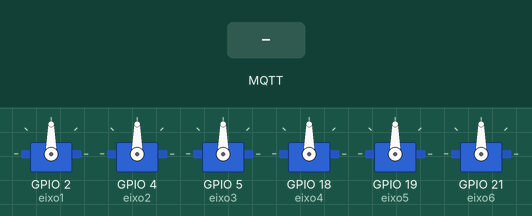
This sketch was run on a simulated ESP32. Shown: 6 × servo. The test bench sets the inputs (shaded band). WiFi joins after 1.5 s; servers stay silent unless stated; no MQTT or app messages arrive unless stated; what the sketch prints to the serial monitor is not drawn.

Above: at 2.7 s.
2.8 s: MQTT message "1" arrives on the first subscribed topic
At 3.7 s:
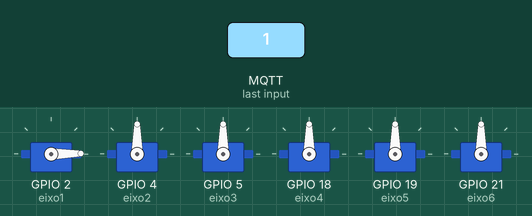
4.3 s: MQTT message "1" arrives on the second subscribed topic
At 4.8 s:
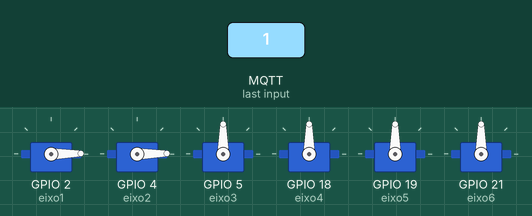
5.8 s: MQTT message "1" arrives on the third subscribed topic
At 7.2 s:
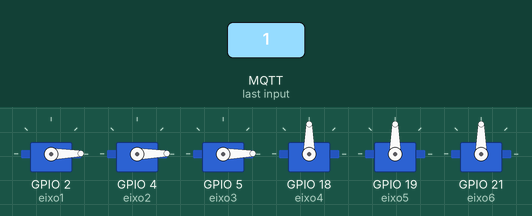
Timing chart, 0 to 8.8 s (numbered marks = the images above; inputs shaded):
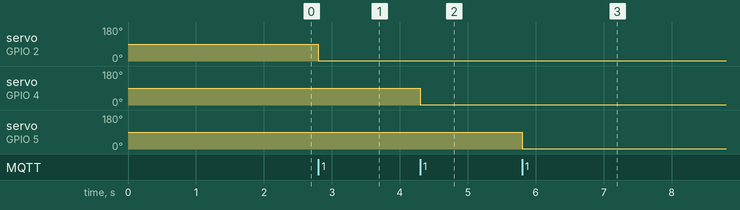

Measured:
- after the input at 2.8 s, servo on GPIO 2 (eixo1): 90° → 1° at once
- after the input at 4.3 s, servo on GPIO 4 (eixo2): 90° → 1° at once
- after the input at 5.8 s, servo on GPIO 5 (eixo3): 90° → 1° at once

The sketch:

braco_robotico_da_esteira.ino
```cpp
#include <ESP32Servo.h>
#include <PubSubClient.h>
#include <WiFi.h>

Servo eixo1;
Servo eixo2;
Servo eixo3;
Servo eixo4;
Servo eixo5;
Servo eixo6; // create servo object to control a servo

String msg;

const char* ssid = "Ocean_Adm";
const char* password = "@artico2020!";

const char* topic_sub1 = "eixo1-ocean";
const char* topic_sub2 = "eixo2-ocean";
const char* topic_sub3 = "eixo3-ocean";
const char* topic_sub4 = "eixo4-ocean";
const char* topic_sub5 = "eixo5-ocean";
const char* topic_sub6 = "eixo6-ocean";

//const char* topic_pub = "laps-ocean-iot-1";
const char* mqtt_id = "esp32-ocean";

const char* BROKER_MQTT = "mqtt.eclipseprojects.io"; //URL do broker MQTT que se deseja utilizar
int BROKER_PORT = 1883; // Porta do Broker MQTT

WiFiClient espClient;
PubSubClient MQTT(espClient);

void initMQTT(void);
void mqtt_callback(char* topic, byte* payload, unsigned int length);
void reconnectMQTT(void);
void VerificaConexaoMQTT(void);


void initMQTT(void)
{
    MQTT.setServer(BROKER_MQTT, BROKER_PORT);   //informa qual broker e porta deve ser conectado
    MQTT.setCallback(mqtt_callback);            //atribui função de callback (função chamada quando qualquer informação de um dos tópicos subescritos chega)
}

void mqtt_callback(char* topic, byte* payload, unsigned int length)
{
    String msg;
    /* obtem a string do payload recebido */
    for(int i = 0; i < length; i++)
    {
       char c = (char)payload[i];
       msg += c;
    }
    Serial.println("Chegou a seguinte string via MQTT: ");
    Serial.println(topic);
    if(String(topic) == topic_sub1){
       eixo1.write(msg.toInt());
       Serial.println(msg);
       //delay(15);
    }
    else if(String(topic) == topic_sub2){
       eixo2.write(msg.toInt());
       Serial.println(msg);
    }
    else if(String(topic) == topic_sub3){
       eixo3.write(msg.toInt());
       Serial.println(msg);
    }
    else if(String(topic) == topic_sub4){
       eixo4.write(msg.toInt());
       Serial.println(msg);
    }
    else if(String(topic) == topic_sub5){
       eixo5.write(msg.toInt());
       Serial.println(msg);
    }
    else if(String(topic) == topic_sub6){
       eixo6.write(msg.toInt());
       Serial.println(msg);
    }
}

void reconnectMQTT(void)
{
    while (!MQTT.connected())
    {
        Serial.print("* Tentando se conectar ao Broker MQTT: ");
        Serial.println(BROKER_MQTT);
        if (MQTT.connect(mqtt_id))
        {
            Serial.println("Conectado com sucesso ao broker MQTT!");
            MQTT.subscribe(topic_sub1);
            MQTT.subscribe(topic_sub2);
            MQTT.subscribe(topic_sub3);
            MQTT.subscribe(topic_sub4);
            MQTT.subscribe(topic_sub5);
            MQTT.subscribe(topic_sub6);
        }
        else
        {
            Serial.println("Falha ao reconectar no broker.");
            Serial.println("Havera nova tentatica de conexao em 2s");
            delay(2000);
        }
    }
}

void VerificaConexaoMQTT(void)
{
    if (!MQTT.connected())
        reconnectMQTT(); //se não há conexão com o Broker, a conexão é refeita
}


void setup() {

  Serial.begin(115200);
   WiFi.begin(ssid, password);
    while (WiFi.status() != WL_CONNECTED) {
      delay(500);
      Serial.print(".");
    }
  Serial.println("WiFi Connected....IP Address:");
  Serial.println(WiFi.localIP());
  // Allow allocation of all timers
  ESP32PWM::allocateTimer(0);
  ESP32PWM::allocateTimer(1);
  ESP32PWM::allocateTimer(2);
  ESP32PWM::allocateTimer(3);
  eixo1.setPeriodHertz(200);
  eixo1.attach(2);
  eixo2.setPeriodHertz(200);
  eixo2.attach(4, 1000, 2000);
  eixo3.setPeriodHertz(200);
  eixo3.attach(5, 1000, 2000);
  eixo4.setPeriodHertz(50);
  eixo4.attach(18, 1000, 2000);
  eixo5.setPeriodHertz(50);
  eixo5.attach(19, 1000, 2000);
  eixo6.setPeriodHertz(50);
  eixo6.attach(21, 1000, 2000);
  initMQTT();
}

void loop() {
    VerificaConexaoMQTT();
    MQTT.loop();
}
```
